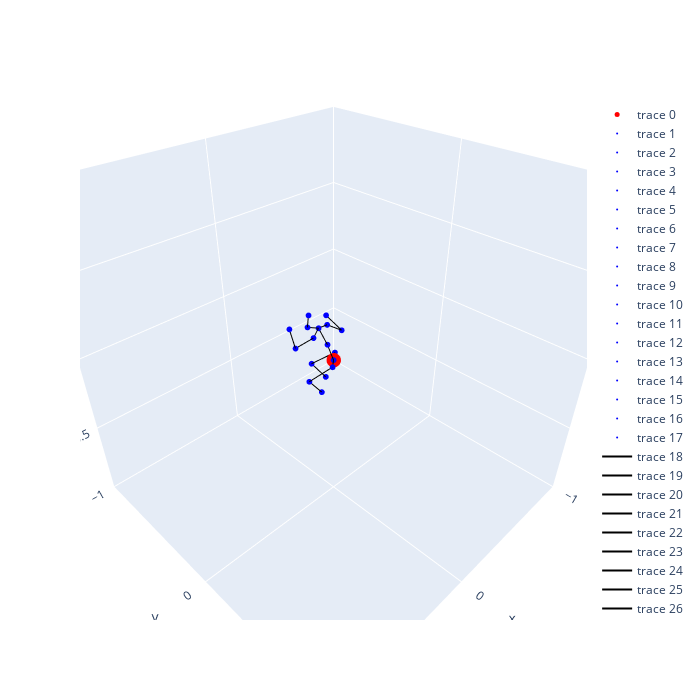

Write notebook code for a chart like this one.
### Code cell
# result
aihub_3d = copy.deepcopy(output)
pos = copy.deepcopy(aihub_3d)
points_aihub_3d = {}
for i, p in enumerate(pos):
    #print(i, h36m_keypoints[i], p)
    points_aihub_3d[h36m_keypoints[i]] = np.array([p[0], p[2], -p[1]]) #np.array([p[0], p[1], p[2]])  #np.array([p[0], -p[2], p[1]])
pos_vector = pos.reshape(-1) # (51,)
total_min, total_max = pos_vector.min(), pos_vector.max()
print("total min: ", total_min,
      "total max: ", total_max)

fig = draw_skeleton(points_aihub_3d, h36m_connections)
fig.show()

### Figure 1 — Plotly figure (JSON) as saved in the notebook; plotly's stock layout.template omitted (floating-point values rounded to 4 significant figures)
{"data": [{"marker": {"color": "red", "size": 5}, "mode": "markers", "type": "scatter3d", "x": [0], "y": [0], "z": [0]}, {"marker": {"color": "blue", "size": 2}, "mode": "markers", "type": "scatter3d", "x": [0.0002596], "y": [0.0004476], "z": [-5.701e-05]}, {"marker": {"color": "blue", "size": 2}, "mode": "markers", "type": "scatter3d", "x": [-0.04695], "y": [-0.03681], "z": [0.009517]}, {"marker": {"color": "blue", "size": 2}, "mode": "markers", "type": "scatter3d", "x": [0.001006], "y": [-0.1791], "z": [-0.1154]}, {"marker": {"color": "blue", "size": 2}, "mode": "markers", "type": "scatter3d", "x": [-0.06293], "y": [-0.1282], "z": [-0.2171]}, {"marker": {"color": "blue", "size": 2}, "mode": "markers", "type": "scatter3d", "x": [0.04718], "y": [0.03987], "z": [-0.004163]}, {"marker": {"color": "blue", "size": 2}, "mode": "markers", "type": "scatter3d", "x": [0.144], "y": [-0.04507], "z": [-0.09754]}, {"marker": {"color": "blue", "size": 2}, "mode": "markers", "type": "scatter3d", "x": [0.07548], "y": [-0.01838], "z": [-0.1931]}, {"marker": {"color": "blue", "size": 2}, "mode": "markers", "type": "scatter3d", "x": [0.0263], "y": [-0.02008], "z": [0.1046]}, {"marker": {"color": "blue", "size": 2}, "mode": "markers", "type": "scatter3d", "x": [0.04604], "y": [-0.06786], "z": [0.1979]}, {"marker": {"color": "blue", "size": 2}, "mode": "markers", "type": "scatter3d", "x": [0.09506], "y": [-0.1018], "z": [0.2099]}, {"marker": {"color": "blue", "size": 2}, "mode": "markers", "type": "scatter3d", "x": [0.0834], "y": [-0.1038], "z": [0.2785]}, {"marker": {"color": "blue", "size": 2}, "mode": "markers", "type": "scatter3d", "x": [0.1132], "y": [-0.03692], "z": [0.1799]}, {"marker": {"color": "blue", "size": 2}, "mode": "markers", "type": "scatter3d", "x": [0.2037], "y": [-0.08052], "z": [0.1358]}, {"marker": {"color": "blue", "size": 2}, "mode": "markers", "type": "scatter3d", "x": [0.1866], "y": [-0.1432], "z": [0.22]}, {"marker": {"color": "blue", "size": 2}, "mode": "markers", "type": "scatter3d", "x": [-0.02952], "y": [-0.07918], "z": [0.1808]}, {"marker": {"color": "blue", "size": 2}, "mode": "markers", "type": "scatter3d", "x": [-0.1375], "y": [-0.07306], "z": [0.09956]}, {"marker": {"color": "blue", "size": 2}, "mode": "markers", "type": "scatter3d", "x": [-0.09479], "y": [-0.1539], "z": [0.1815]}, {"line": {"color": "black"}, "mode": "lines", "type": "scatter3d", "x": [0.0002596, -0.04695], "y": [0.0004476, -0.03681], "z": [-5.701e-05, 0.009517]}, {"line": {"color": "black"}, "mode": "lines", "type": "scatter3d", "x": [0.0002596, 0.04718], "y": [0.0004476, 0.03987], "z": [-5.701e-05, -0.004163]}, {"line": {"color": "black"}, "mode": "lines", "type": "scatter3d", "x": [0.0002596, 0.0263], "y": [0.0004476, -0.02008], "z": [-5.701e-05, 0.1046]}, {"line": {"color": "black"}, "mode": "lines", "type": "scatter3d", "x": [-0.04695, 0.001006], "y": [-0.03681, -0.1791], "z": [0.009517, -0.1154]}, {"line": {"color": "black"}, "mode": "lines", "type": "scatter3d", "x": [0.001006, -0.06293], "y": [-0.1791, -0.1282], "z": [-0.1154, -0.2171]}, {"line": {"color": "black"}, "mode": "lines", "type": "scatter3d", "x": [0.04718, 0.144], "y": [0.03987, -0.04507], "z": [-0.004163, -0.09754]}, {"line": {"color": "black"}, "mode": "lines", "type": "scatter3d", "x": [0.144, 0.07548], "y": [-0.04507, -0.01838], "z": [-0.09754, -0.1931]}, {"line": {"color": "black"}, "mode": "lines", "type": "scatter3d", "x": [0.0263, 0.04604], "y": [-0.02008, -0.06786], "z": [0.1046, 0.1979]}, {"line": {"color": "black"}, "mode": "lines", "type": "scatter3d", "x": [0.04604, 0.09506], "y": [-0.06786, -0.1018], "z": [0.1979, 0.2099]}, {"line": {"color": "black"}, "mode": "lines", "type": "scatter3d", "x": [0.09506, 0.0834], "y": [-0.1018, -0.1038], "z": [0.2099, 0.2785]}, {"line": {"color": "black"}, "mode": "lines", "type": "scatter3d", "x": [0.04604, -0.02952], "y": [-0.06786, -0.07918], "z": [0.1979, 0.1808]}, {"line": {"color": "black"}, "mode": "lines", "type": "scatter3d", "x": [-0.02952, -0.1375], "y": [-0.07918, -0.07306], "z": [0.1808, 0.09956]}, {"line": {"color": "black"}, "mode": "lines", "type": "scatter3d", "x": [-0.1375, -0.09479], "y": [-0.07306, -0.1539], "z": [0.09956, 0.1815]}, {"line": {"color": "black"}, "mode": "lines", "type": "scatter3d", "x": [0.04604, 0.1132], "y": [-0.06786, -0.03692], "z": [0.1979, 0.1799]}, {"line": {"color": "black"}, "mode": "lines", "type": "scatter3d", "x": [0.1132, 0.2037], "y": [-0.03692, -0.08052], "z": [0.1799, 0.1358]}, {"line": {"color": "black"}, "mode": "lines", "type": "scatter3d", "x": [0.2037, 0.1866], "y": [-0.08052, -0.1432], "z": [0.1358, 0.22]}], "layout": {"autosize": false, "height": 700, "scene": {"aspectratio": {"x": 1, "y": 1, "z": 1}, "camera": {"eye": {"x": 1, "y": 1, "z": 1}}, "xaxis": {"range": [-1, 1]}, "yaxis": {"range": [-1, 1]}, "zaxis": {"range": [-1, 1]}}, "width": 700}}
